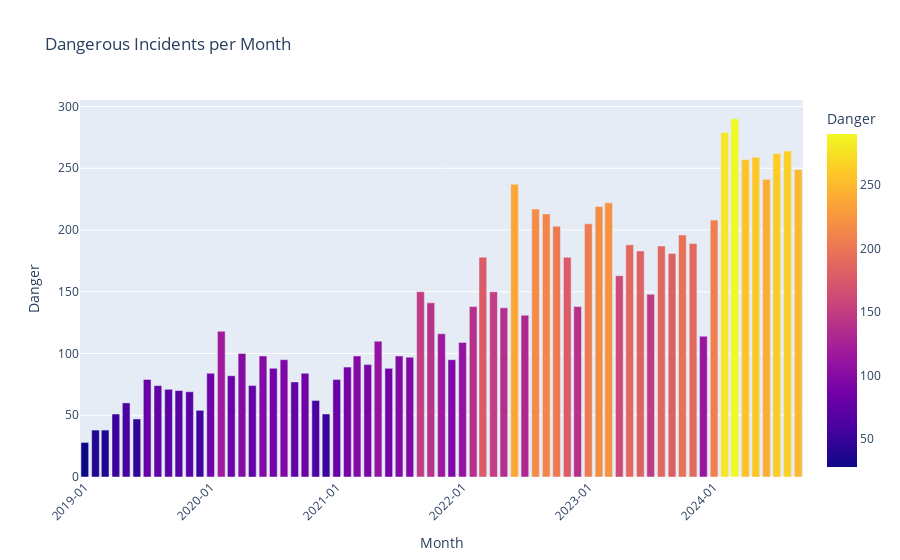

The code cell stored with this chart in its notebook:
### Code cell
Danger['time'] = pd.to_datetime(Danger['time'])

# Step 3: Create a new DataFrame with incident counts per month
incident_counts = Danger['time'].dt.to_period('M').value_counts().reset_index()
incident_counts.columns = ['Month', 'Count']

# Convert Month back to a datetime format for plotting
incident_counts['Month'] = incident_counts['Month'].dt.to_timestamp()

# Step 4: Create a bar chart using Plotly
fig = px.bar(incident_counts, 
             x='Month', 
             y='Count', 
             title='Dangerous Incidents per Month',
             labels={'Count': 'Danger', 'Month': 'Month'},
             color='Count')

# Update layout for better aesthetics
fig.update_layout(xaxis_title='Month', 
                  yaxis_title='Danger',
                  xaxis=dict(tickformat='%Y-%m', tickangle=-45))

# Show the plot
fig.show()

### Figure 1 — Plotly figure (JSON) as saved in the notebook; plotly's stock layout.template omitted (floating-point values rounded to 4 significant figures)
{"data": [{"alignmentgroup": "True", "hovertemplate": "Month=%{x}<br>Danger=%{marker.color}<extra></extra>", "legendgroup": "", "marker": {"color": [290, 279, 264, 262, 259, 257, 249, 241, 237, 222, 219, 217, 213, 208, 205, 203, 196, 189, 188, 187, 183, 181, 178, 178, 163, 150, 150, 148, 141, 138, 138, 137, 131, 118, 116, 114, 110, 109, 100, 98, 98, 98, 97, 95, 95, 91, 89, 88, 88, 84, 84, 82, 79, 79, 77, 74, 74, 71, 70, 69, 62, 60, 54, 51, 51, 47, 38, 38, 28], "coloraxis": "coloraxis", "pattern": {"shape": ""}}, "name": "", "offsetgroup": "", "orientation": "v", "showlegend": false, "textposition": "auto", "type": "bar", "x": ["2024-03-01T00:00:00", "2024-02-01T00:00:00", "2024-08-01T00:00:00", "2024-07-01T00:00:00", "2024-05-01T00:00:00", "2024-04-01T00:00:00", "2024-09-01T00:00:00", "2024-06-01T00:00:00", "2022-06-01T00:00:00", "2023-03-01T00:00:00", "2023-02-01T00:00:00", "2022-08-01T00:00:00", "2022-09-01T00:00:00", "2024-01-01T00:00:00", "2023-01-01T00:00:00", "2022-10-01T00:00:00", "2023-10-01T00:00:00", "2023-11-01T00:00:00", "2023-05-01T00:00:00", "2023-08-01T00:00:00", "2023-06-01T00:00:00", "2023-09-01T00:00:00", "2022-03-01T00:00:00", "2022-11-01T00:00:00", "2023-04-01T00:00:00", "2021-09-01T00:00:00", "2022-04-01T00:00:00", "2023-07-01T00:00:00", "2021-10-01T00:00:00", "2022-02-01T00:00:00", "2022-12-01T00:00:00", "2022-05-01T00:00:00", "2022-07-01T00:00:00", "2020-02-01T00:00:00", "2021-11-01T00:00:00", "2023-12-01T00:00:00", "2021-05-01T00:00:00", "2022-01-01T00:00:00", "2020-04-01T00:00:00", "2020-06-01T00:00:00", "2021-03-01T00:00:00", "2021-07-01T00:00:00", "2021-08-01T00:00:00", "2021-12-01T00:00:00", "2020-08-01T00:00:00", "2021-04-01T00:00:00", "2021-02-01T00:00:00", "2020-07-01T00:00:00", "2021-06-01T00:00:00", "2020-01-01T00:00:00", "2020-10-01T00:00:00", "2020-03-01T00:00:00", "2019-07-01T00:00:00", "2021-01-01T00:00:00", "2020-09-01T00:00:00", "2019-08-01T00:00:00", "2020-05-01T00:00:00", "2019-09-01T00:00:00", "2019-10-01T00:00:00", "2019-11-01T00:00:00", "2020-11-01T00:00:00", "2019-05-01T00:00:00", "2019-12-01T00:00:00", "2019-04-01T00:00:00", "2020-12-01T00:00:00", "2019-06-01T00:00:00", "2019-02-01T00:00:00", "2019-03-01T00:00:00", "2019-01-01T00:00:00"], "xaxis": "x", "y": [290, 279, 264, 262, 259, 257, 249, 241, 237, 222, 219, 217, 213, 208, 205, 203, 196, 189, 188, 187, 183, 181, 178, 178, 163, 150, 150, 148, 141, 138, 138, 137, 131, 118, 116, 114, 110, 109, 100, 98, 98, 98, 97, 95, 95, 91, 89, 88, 88, 84, 84, 82, 79, 79, 77, 74, 74, 71, 70, 69, 62, 60, 54, 51, 51, 47, 38, 38, 28], "yaxis": "y"}], "layout": {"barmode": "relative", "coloraxis": {"colorbar": {"title": {"text": "Danger"}}, "colorscale": [[0, "#0d0887"], [0.1111, "#46039f"], [0.2222, "#7201a8"], [0.3333, "#9c179e"], [0.4444, "#bd3786"], [0.5556, "#d8576b"], [0.6667, "#ed7953"], [0.7778, "#fb9f3a"], [0.8889, "#fdca26"], [1, "#f0f921"]]}, "legend": {"tracegroupgap": 0}, "title": {"text": "Dangerous Incidents per Month"}, "xaxis": {"anchor": "y", "domain": [0, 1], "tickangle": -45, "tickformat": "%Y-%m", "title": {"text": "Month"}}, "yaxis": {"anchor": "x", "domain": [0, 1], "title": {"text": "Danger"}}}}
